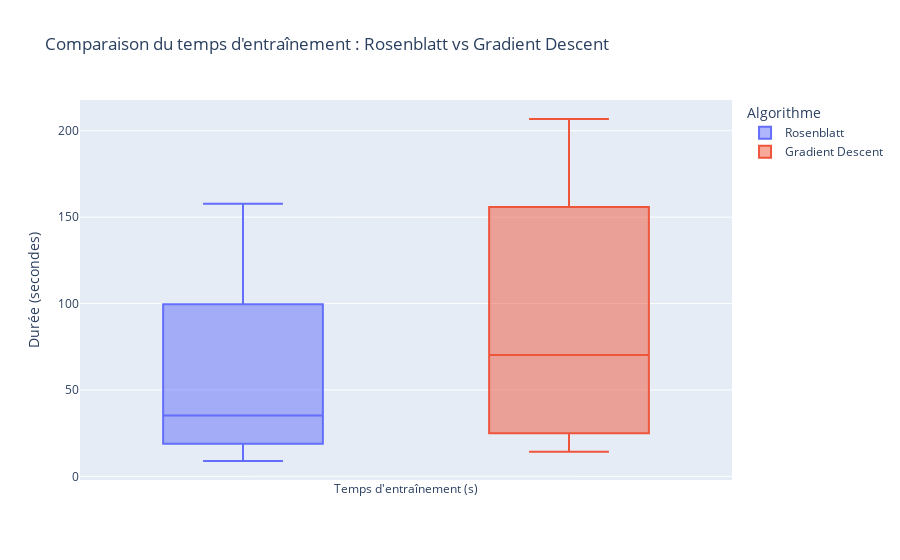

The code cell stored with this chart in its notebook:
### Code cell
import pandas as pd
import plotly.graph_objects as go

df = pd.read_csv('../results/logs/rbf3.csv', parse_dates=['timestamp'])

fig = go.Figure()

# Positions x numériques pour bien coller les boxplots

# Temps - Rosenblatt
fig.add_trace(go.Box(
    y=df.loc[df['algo'] == 'rosenblatt', 'train_duration_seconds'],
    x=[0]*len(df.loc[df['algo'] == 'rosenblatt']),
    name='Rosenblatt',
    jitter=0.5,
    pointpos=0
))

# Temps - Gradient Descent
fig.add_trace(go.Box(
    y=df.loc[df['algo'] == 'gradient-descent', 'train_duration_seconds'],
    x=[0.4]*len(df.loc[df['algo'] == 'gradient-descent']),
    name='Gradient Descent',
    jitter=0.5,
    pointpos=0
))

fig.update_layout(
    title="Comparaison du temps d'entraînement : Rosenblatt vs Gradient Descent",
    xaxis=dict(
        tickvals=[0.2],
        ticktext=['Temps d\'entraînement (s)'],
        zeroline=False,
        showgrid=False,
    ),
    yaxis=dict(
        title='Durée (secondes)',
        zeroline=False,
        showgrid=True,
    ),
    boxmode='overlay',
    legend_title_text='Algorithme',
)

fig.show()

### Figure 1 — Plotly figure (JSON) as saved in the notebook; plotly's stock layout.template omitted (floating-point values rounded to 4 significant figures)
{"data": [{"jitter": 0.5, "name": "Rosenblatt", "pointpos": 0, "type": "box", "x": [0, 0, 0, 0], "y": [8.86, 41.53, 28.76, 157.7]}, {"jitter": 0.5, "name": "Gradient Descent", "pointpos": 0, "type": "box", "x": [0.4, 0.4, 0.4, 0.4], "y": [14.25, 105.0, 35.47, 206.8]}], "layout": {"boxmode": "overlay", "legend": {"title": {"text": "Algorithme"}}, "title": {"text": "Comparaison du temps d'entraînement : Rosenblatt vs Gradient Descent"}, "xaxis": {"showgrid": false, "ticktext": ["Temps d'entraînement (s)"], "tickvals": [0.2], "zeroline": false}, "yaxis": {"showgrid": true, "title": {"text": "Durée (secondes)"}, "zeroline": false}}}
